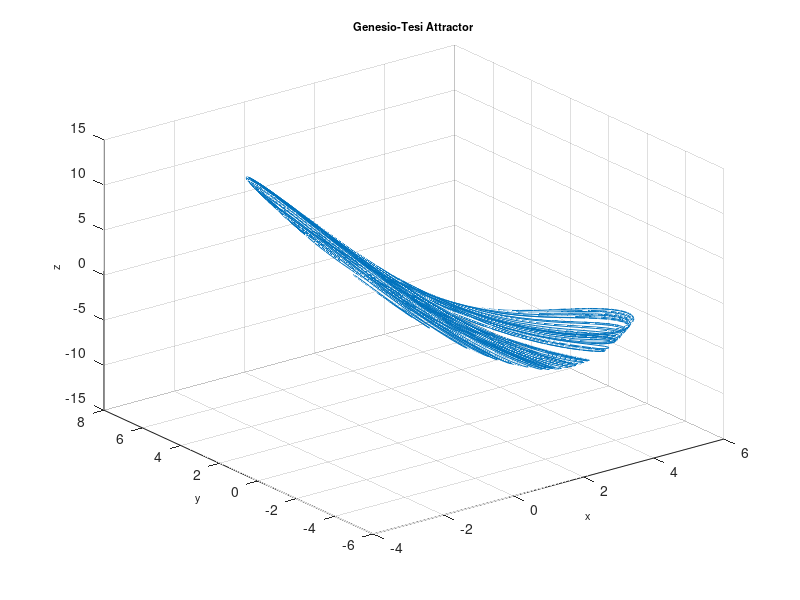

The MATLAB script that drew this image:
function Genesio
%==========================================================================
% Matlab program to plot a phase portrait of the 3D chaotic system
%==========================================================================
clear
clc
clf
%==================== Parameters ==========================================
a = 1; b=3.03; c=5.55;
%===================== Initial conditions =================================
initial=[0.1, 0.1, 0.1]; 
% =============== Solves ODEs =============================================
deq1=@(t,x) [x(2); x(3); -c*x(1)-b*x(2)-a*x(3)+x(1)^2];
[~,sol] = ode45(deq1,[0, 400],initial);
%============= Runs simulation ============================================
    plot3(sol(:,1),sol(:,2),sol(:,3)),grid
    title('Genesio-Tesi Attractor','fontsize',8)
    xlabel('x','fontsize',8)
    ylabel('y','fontsize',8)
    zlabel('z','fontsize',8)
%================= End of program =========================================
